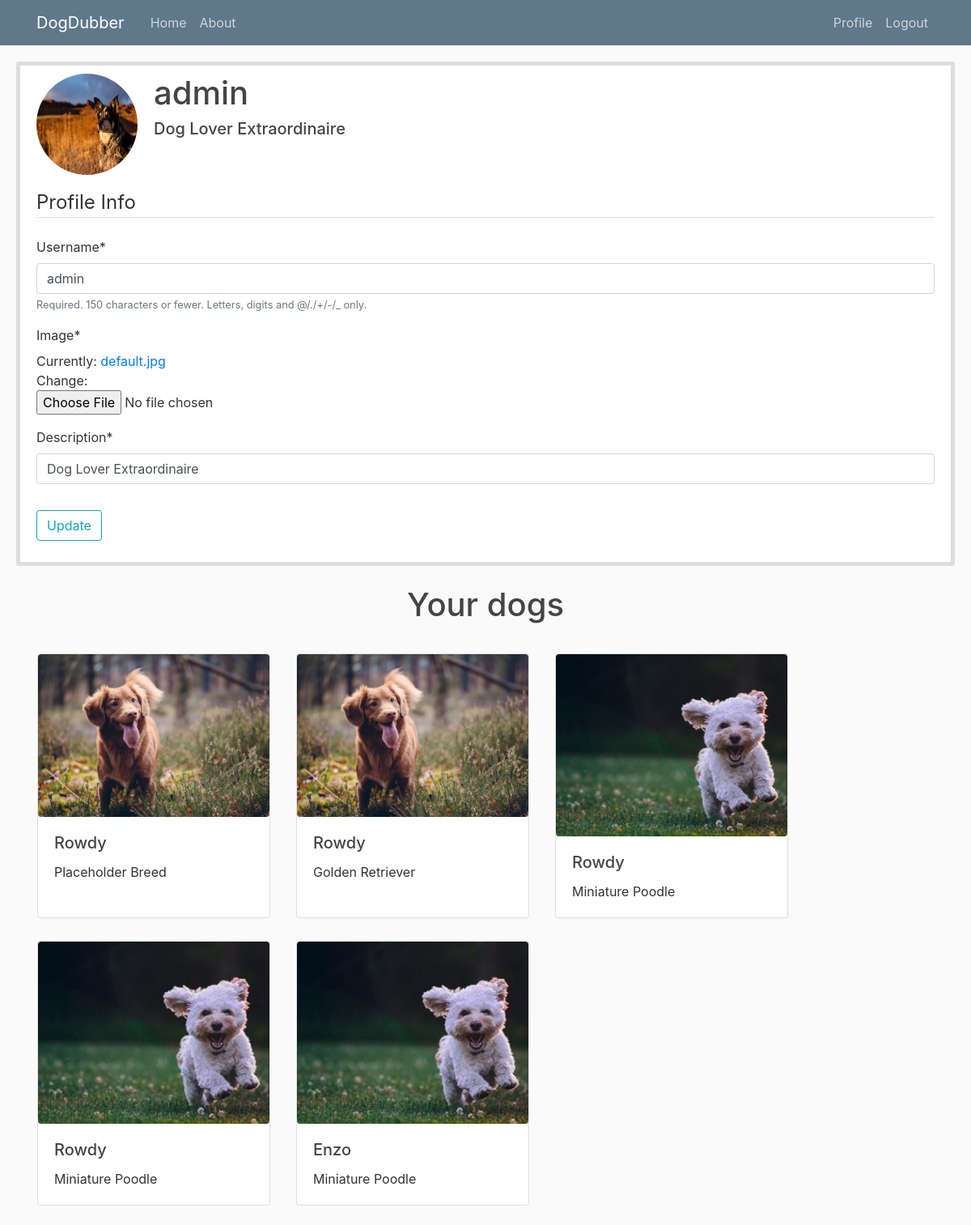
/profile/ (signed in), run on the app's committed database.
### users/models.py (models this page shows, shortened)
class Profile(models.Model):
	user = models.OneToOneField(User, on_delete=models.CASCADE)
	image = models.ImageField(default='default.jpg', upload_to='profile_pics')
	description = models.CharField(default='Dog Lover Extraordinaire', max_length=100)
	dog_picture_count = models.IntegerField(default=0)

### breed_identifier/models.py (models this page shows, shortened)
class DogPicture(models.Model):
	user = models.ForeignKey(User, on_delete=models.CASCADE)
	dog_name = models.CharField(default="Your dog's name", max_length=30)
	image = models.ImageField(default='default.jpg', upload_to='dog_pics')
	breed = models.CharField(default='Placeholder Breed', max_length=40)

### users/views.py (the view)
# urls.py: path('profile/', user_views.profile, name='profile'),
@login_required
def profile(request):
	DogPicture = apps.get_model('breed_identifier', 'DogPicture')
	if (request.method == 'POST'):
		u_form = UserUpdateForm(request.POST, instance=request.user)
		p_form = ProfileUpdateForm(request.POST, request.FILES, instance=request.user.profile)
		if (u_form.is_valid() and p_form.is_valid()):
			u_form.save()
			p_form.save()
			messages.success(request, f'Your account has been updated!')
			return redirect('profile')
	else:
		u_form = UserUpdateForm(instance=request.user)
		p_form = ProfileUpdateForm(instance=request.user.profile)
		dog_images = DogPicture.objects.filter(user=request.user)
	context = {
		'dog_images': dog_images,
		'u_form': u_form,
		'p_form': p_form
	}
	return render(request, 'users/profile.html', context)

### users/forms.py
class UserUpdateForm(forms.ModelForm):
	class Meta:
		model = User
		fields = ['username']

class ProfileUpdateForm(forms.ModelForm):
	class Meta:
		model = Profile
		fields = ['image', 'description']

### users/templates/users/profile.html (shortened to what this page needs)
{% extends "breed_identifier/base.html" %}
{% load crispy_forms_tags %}
{% block content %}
	<div class="content-section">
		<div class="media">
			<img class="rounded-circle account-img" src=" {{ user.profile.image.url }} ">
			<div class="media-body">
				<h2 class="account-heading"> {{ user.username }} </h2>
				<h5> {{ user.profile.description }} </h5>
			</div>
		</div>
		<form method="POST" enctype="multipart/form-data">
			<fieldset class="form-group">
				<legend class="border-bottom mb-4">Profile Info</legend>
				{{ u_form|crispy }}
				{{ p_form|crispy }}
			</fieldset>
			<div class="form-group">
				<button class="btn btn-outline-info" type="submit">Update</button>
			</div>
		</form>
	</div>
	<div class="container mt-4 ml-7 mr-7">
		<h1 class="text-center">Your dogs</h1>
		<br>
		<div class="card-deck">
			{% for dog in dog_images %}
				<div class="float-left card mt-1 ml-3 mr-3 mb-4" style="min-width: 18rem; max-width:18rem">
						<img src=" {{ dog.image.url }} " class="card-img-top img-fluid rounded" alt="Uh oh, this pic is gone :(">
						<div class="card-body">
							<h5 class="card-title">{{ dog.dog_name }}</h5>
							<p class="card-text">{{ dog.breed }}</p>
						</div>
				</div>
			{% endfor %}
		</div>
	</div>
{% endblock content %}

### breed_identifier/templates/breed_identifier/base.html (shortened to what this page needs)
{% load static %}
<!DOCTYPE html>
<html>
<head>
    <link rel="stylesheet" href="https://stackpath.bootstrapcdn.com/bootstrap/4.3.1/css/bootstrap.min.css">
    <link rel="stylesheet" type="text/css" href="{% static 'breed_identifier/main.css' %}">
</head>
<body style="margin-top: 0px">
	<header class="site-header">
	  <div role="navigation" class="navbar navbar-expand-md navbar-dark bg-steel">
	    <div class="container">
	      <title class="navbar-brand mr-4" href="{% url 'breed-identifier-home' %}">DogDubber</title>
	      <div class="collapse navbar-collapse" id="navbarToggle">
	        <div class="navbar-nav mr-auto">
	          <a class="nav-item nav-link" href="{% url 'breed-identifier-home' %}">Home</a>
	          <a class="nav-item nav-link" href="{% url 'breed-identifier-about' %}">About</a>
	        </div>
	        <div class="navbar-nav">
	          {% if user.is_authenticated %}
	            <a class="nav-item nav-link" href="{% url 'profile' %}">Profile</a>
	          	<a class="nav-item nav-link" href="{% url 'logout' %}">Logout</a>
	          {% else %}
		        <a class="nav-item nav-link" href="{% url 'register' %}">Register</a>
		        <a class="nav-item nav-link" href="{% url 'login' %}">Login</a>
	          {% endif %}
	        </div>
	      </div>
	    </div>
	</header>
    <main role="main">
    	{% block content %}{% endblock %}
    </main>
</body>
</html>

### breed_identifier/static/breed_identifier/main.css (style rules this page uses)
body { background: #fafafa; color: #333333; margin-top: 5rem; }
h1, h2, h3, h4, h5, h6 { color: #444444; }
.bg-steel { background-color: #5f788a; }
.site-header .navbar-nav .nav-link { color: #cbd5db; }
.content-section { background: #ffffff; padding: 10px 20px; border: 5px solid #dddddd; border-radius: 3px; margin: 20px; }
.account-img { height: 125px; width: 125px; margin-right: 20px; margin-bottom: 16px; }
.account-heading { font-size: 2.5rem; }
.navbar { margin-bottom: 0px !important; }

### data on the page
Profile: description "Dog Lover Extraordinaire"
DogPicture: image (picture), dog_name "Rowdy", breed "Placeholder Breed"
DogPicture: image (picture), dog_name "Rowdy", breed "Golden Retriever"
DogPicture: image (picture), dog_name "Rowdy", breed "Miniature Poodle"
DogPicture: image (picture), dog_name "Rowdy", breed "Miniature Poodle"
DogPicture: image (picture), dog_name "Enzo", breed "Miniature Poodle"

### other printed values
{{ user.username }} "admin"
{{ user.profile.description }} "Dog Lover Extraordinaire"
